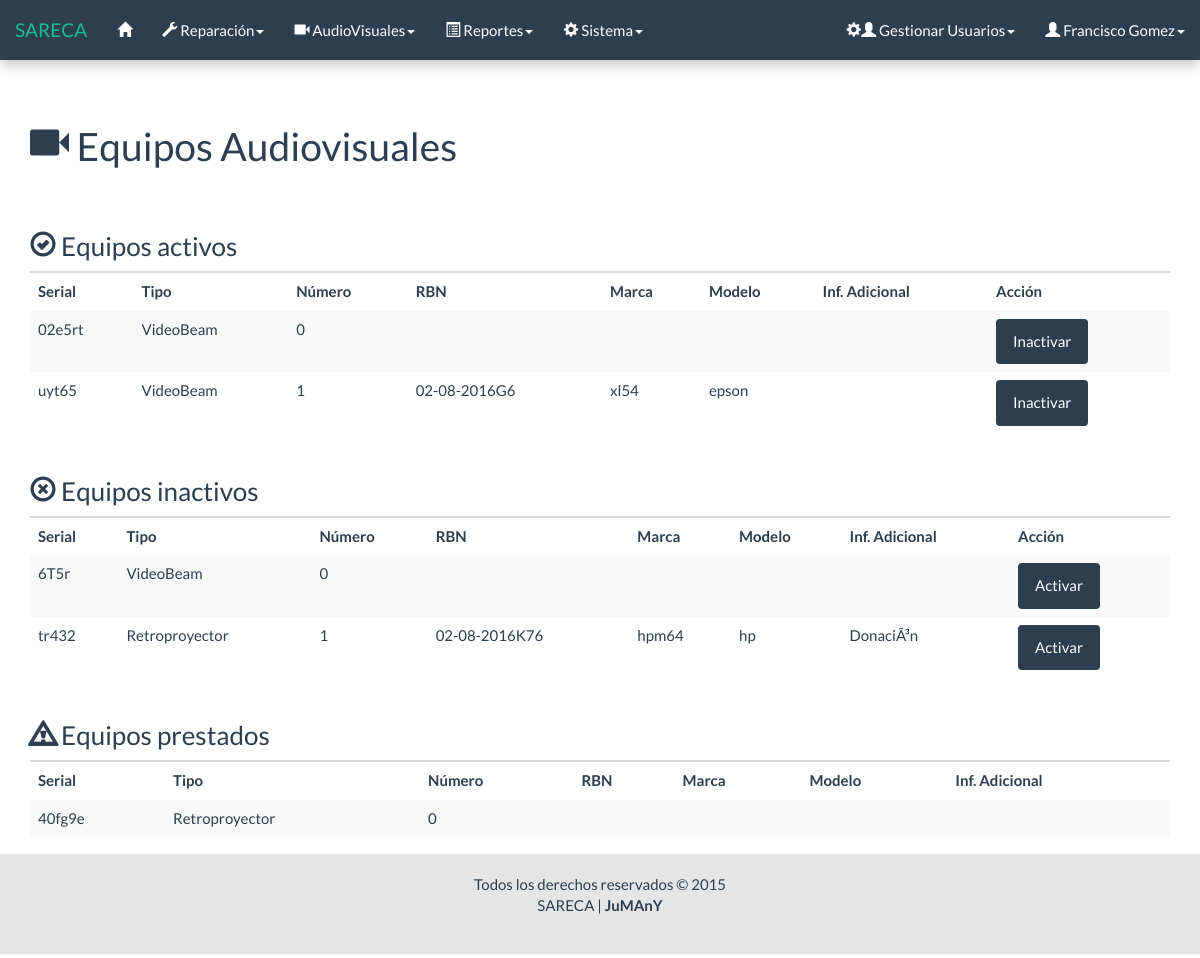
Screenshot of /html/consulta_audiovisuales_f.php (signed in) with the database file from the repository.
### tables this page shows
CREATE TABLE `equipo_audiovisual` (
  `Serial` varchar(11) NOT NULL,
  `tipo` int(1) NOT NULL,
  `numero` tinyint(4) NOT NULL,
  `rbn` varchar(20) NOT NULL,
  `modelo` varchar(20) NOT NULL,
  `marca` varchar(30) NOT NULL,
  `inf_adic` varchar(50) NOT NULL,
  `Estado` int(1) NOT NULL,
  PRIMARY KEY (`Serial`)
);

### php/lista_eq_audio.php (the view, shortened to what this page needs)
<?php
	require('conexion/conexion.php');
	$sql = "SELECT * FROM equipo_audiovisual WHERE Estado = 1";
	$res = $conectar->query($sql);
	if ($res->num_rows == 0) {
?>
		<div class="row">
			<div class="col-lg-12">
				<h3><span class="glyphicon glyphicon-ok-circle"></span> Equipos activos</h3>
				<div class="alert alert-dismissible alert-info">
					<strong>No existen equipos ACTIVOS.</strong>
				</div>
			</div>
		</div>
<?php
	} else {
?>
		<div class="row">
			<div class="col-lg-12">
				<h3><span class="glyphicon glyphicon-ok-circle"></span> Equipos activos</h3>
				<table id="" class="table table-striped table-hover consulta">
					<thead>
						<tr>
							<th>Serial</th>
							<th>Tipo</th>
							<th>Número</th>
							<th>RBN</th>
							<th>Marca</th>
							<th>Modelo</th>
							<th>Inf. Adicional</th>
							<th>Acción</th>
						</tr>
					</thead>
					<tbody>
					<?php
					while ($fila = $res->fetch_object()) {
						$tipo = ($fila->tipo == 1) ? 'VideoBeam' : 'Retroproyector';
						printf('
							<tr>
								<td>%s</td>
								<td>%s</td>
								<td>%d</td>
								<td>%s</td>
								<td>%s</td>
								<td>%s</td>
								<td>%s</td>
								<td><a href="../php/estado_audiovisual.php?s=%s&e=%d" class="btn btn-primary">Inactivar</a></td>
							</tr>',
							$fila->Serial,
							$tipo,
							$fila->numero,
							$fila->rbn,
							$fila->marca,
							$fila->modelo,
							$fila->inf_adic,
							$fila->Serial,
							$fila->Estado
						);
					}
					?>
					</tbody>
				</table>
			</div>
		</div>
<?php
	}
	$sql = "SELECT * FROM equipo_audiovisual WHERE Estado = 3";
	$res = $conectar->query($sql);
	if ($res->num_rows == 0) {
?>
		<div class="row">
			<div class="col-lg-12">
				<h3><span class="glyphicon glyphicon-remove-circle"></span> Equipos inactivos</h3>
				<div class="alert alert-dismissible alert-info">
					<strong>No existen equipos INACTIVOS.</strong>
				</div>
			</div>
		</div>
<?php
	} else {
?>
		<div class="row">
			<div class="col-lg-12">
				<h3><span class="glyphicon glyphicon-remove-circle"></span> Equipos inactivos</h3>
				<table class="table table-striped table-hover consulta">
					<thead>
						<tr>
							<th>Serial</th>
							<th>Tipo</th>
							<th>Número</th>
							<th>RBN</th>
							<th>Marca</th>
							<th>Modelo</th>
							<th>Inf. Adicional</th>
							<th>Acción</th>
						</tr>
					</thead>
					<tbody>
					<?php
					while ($fila = $res->fetch_object()) {
						$tipo = ($fila->tipo == 1) ? 'VideoBeam' : 'Retroproyector';
						printf('
							<tr>
								<td>%s</td>
								<td>%s</td>
								<td>%d</td>
								<td>%s</td>
								<td>%s</td>
								<td>%s</td>
								<td>%s</td>
								<td><a href="../php/estado_audiovisual.php?s=%s&e=%d" class="btn btn-primary">Activar</a></td>
							</tr>',
							$fila->Serial,
							$tipo,
							$fila->numero,
							$fila->rbn,
							$fila->marca,
							$fila->modelo,
							$fila->inf_adic,
							$fila->Serial,
							$fila->Estado
						);
					}
					?>
					</tbody>
				</table>
			</div>
		</div>
<?php
	}
	$sql = "SELECT * FROM equipo_audiovisual WHERE Estado = 2";
	$res = $conectar->query($sql);
	if ($res->num_rows == 0) {
?>
		<div class="row">
			<div class="col-lg-12">
				<h3><span class="glyphicon glyphicon-warning-sign"></span> Equipos prestados</h3>
				<div class="alert alert-dismissible alert-info">
					<strong>No existen equipos PRESTADOS.</strong>
				</div>
			</div>
		</div>
<?php
	} else {
?>
		<div class="row">
			<div class="col-lg-12">
				<h3><span class="glyphicon glyphicon-warning-sign"></span> Equipos prestados</h3>
				<table class="table table-striped table-hover consulta">
					<thead>
						<tr>
							<th>Serial</th>
							<th>Tipo</th>
							<th>Número</th>
							<th>RBN</th>
							<th>Marca</th>
							<th>Modelo</th>
							<th>Inf. Adicional</th>
						</tr>
					</thead>
					<tbody>
					<?php
					while ($fila = $res->fetch_object()) {
						$tipo = ($fila->tipo == 1) ? 'VideoBeam' : 'Retroproyector';
						printf('
							<tr>
								<td>%s</td>
								<td>%s</td>
								<td>%d</td>
								<td>%s</td>
								<td>%s</td>
								<td>%s</td>
								<td>%s</td>
							</tr>',
							$fila->Serial,
							$tipo,
							$fila->numero,
							$fila->rbn,
							$fila->marca,
							$fila->modelo,
							$fila->inf_adic
						);
					}
					?>
					</tbody>
				</table>
			</div>
		</div>
<?php
	}
?>

### html/consulta_audiovisuales_f.php (shortened to what this page needs)
<!DOCTYPE html>
<html lang="es">
	<head>
		<link rel="stylesheet" href="../css/bootstrap.css">
		<link rel="stylesheet" href="../css/general.css">
		<link rel="stylesheet" href="../css/jquery.dataTables.min.css">
	</head>
	<body>
		<div id="wrap">
			<?php
				include("menu/menu.php");
			?>
			<div class="container">
				<div class="bs-docs-section">
					<?php
						include('mensaje/mensaje.php');
					?>
					<div class="row">
						<div class="col-lg-12">
							<div class="page-header">
								<h1><span class="glyphicon glyphicon-facetime-video"></span> Equipos Audiovisuales</h1>
							</div>
						</div>
					</div>
					<?php include '../php/lista_eq_audio.php'; ?>
				</div>
			</div>
			<div id="push"></div>
		</div>
		<div id="footer">
			<div class="container">
				<p class="muted credit">
					Todos los derechos reservados &copy; 2015 <br>
					SARECA | <b>JuMAnY</b>
				</p>
			</div>
		</div>
	</body>
</html>

### html/menu/menu.php (shortened to what this page needs)
<nav class="navbar navbar-default navbar-fixed-top">
	<div class="container-fluid">
		<div class="navbar-header">
			<a class="navbar-brand" href="#">SARECA</a>
		</div>
		<div class="collapse navbar-collapse" id="bs-example-navbar-collapse-1">
			<ul class="nav navbar-nav">
				<li data-toggle="tooltip" data-placement="bottom" title="" data-original-title="Inicio"><a href="inicio.php"><span class="glyphicon glyphicon-home"></span></a></li>
				<?php if($_SESSION["nivel"] == 3 || $_SESSION["nivel"] == 1){ ?>
							<li class="dropdown">
								<a href="#" class="dropdown-toggle" data-toggle="dropdown" role="button" aria-expanded="false"><span class="glyphicon glyphicon-wrench"></span> Reparación<span class="caret"></span></a>
							</li>
				<?php 	}
						if($_SESSION["nivel"] == 2 || $_SESSION["nivel"] == 1){
				?>
							<li class="dropdown">
								<a href="#" class="dropdown-toggle" data-toggle="dropdown" role="button" aria-expanded="false"><span class="glyphicon glyphicon-facetime-video"></span> AudioVisuales<span class="caret"></span></a>
							</li>
				<?php
				 		}
				?>
				<li class="dropdown">
					<a href="#" class="dropdown-toggle" data-toggle="dropdown" role="button" aria-expanded="false"><span class="glyphicon glyphicon-list-alt"></span> Reportes<span class="caret"></span></a>
				</li>
				<?php
						if($_SESSION["nivel"] == 1){
				?>
							<li class="dropdown">
								<a href="#" class="dropdown-toggle" data-toggle="dropdown" role="button" aria-expanded="false"><span class="glyphicon glyphicon-cog"></span> Sistema<span class="caret"></span></a>
							</li>
				<?php 	} ?>
			</ul>
			<ul class="nav navbar-nav navbar-right">
				<?php if($_SESSION["nivel"] == 1){ ?>
							<li class="dropdown">
								<a href="#" class="dropdown-toggle" data-toggle="dropdown" role="button" aria-expanded="false"><span class="glyphicon glyphicon-cog"></span><span class="glyphicon glyphicon-user"></span> Gestionar Usuarios<span class="caret"></span></a>
							</li>
				<?php } ?>
				<li data-toggle="tooltip" data-placement="left" title="" data-original-title="Perfil Usuario" class="dropdown">
					<a href="#" class="dropdown-toggle" data-toggle="dropdown" role="button" aria-expanded="false"><span class="glyphicon glyphicon-user"></span> <?=$_SESSION['nombre']?><span class="caret"></span></a>
				</li>
			</ul>
		</div>
	</div>
</nav>

### html/mensaje/mensaje.php (shortened to what this page needs)
<div class="row">
	<div class="col-lg-6 col-lg-offset-3">
		<br>
	</div>
</div>

### css/general.css (style rules this page uses)
html, body { height: 100%; }
.navbar { box-shadow: 0px 6px 12px rgba(0, 0, 0, 0.2); }
#wrap { min-height: 100%; height: auto !important; height: 100%; margin: 0 auto -104px; }
#push, #footer { height: 100px; }
#footer { text-align: center; background-color: #e5e5e5; }
#wrap > .container { padding-top: 60px; }
.container .credit { margin: 20px 0; }

### rows the page displays
equipo_audiovisual: Serial "02e5rt", tipo "VideoBeam", numero "0"
equipo_audiovisual: Serial "uyt65", tipo "VideoBeam", numero "1", rbn "02-08-2016G6", marca "xl54", modelo "epson"
equipo_audiovisual: Serial "6T5r", tipo "VideoBeam", numero "0"
equipo_audiovisual: Serial "tr432", tipo "Retroproyector", numero "1", rbn "02-08-2016K76", marca "hpm64", modelo "hp", inf_adic "DonaciÃ³n"
equipo_audiovisual: Serial "40fg9e", tipo "Retroproyector", numero "0"

### other values shown
$_SESSION['nombre'] "Francisco Gomez"
